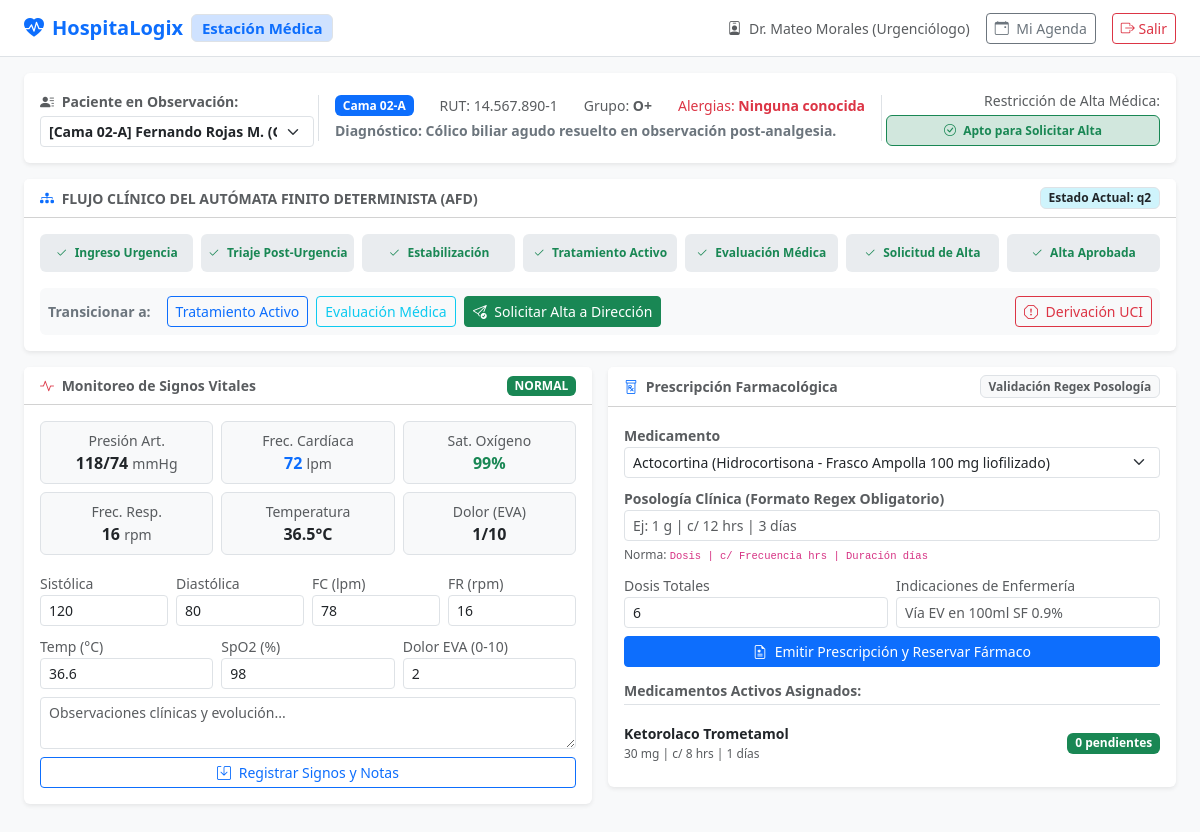
The app's page /backend-php/medico/dashboard.php (signed in) with its own data.
### tables this page shows
CREATE TABLE `pacientes_detalle` (
    `id` INT UNSIGNED AUTO_INCREMENT PRIMARY KEY,
    `usuario_id` INT UNSIGNED NOT NULL UNIQUE,
    `numero_cama` VARCHAR(20) NOT NULL,
    `diagnostico_ingreso` TEXT NOT NULL,
    `fecha_ingreso` DATETIME NOT NULL DEFAULT CURRENT_TIMESTAMP,
    `grupo_sanguineo` VARCHAR(10) DEFAULT 'O+',
    `alergias` VARCHAR(255) DEFAULT 'Ninguna conocida',
    `estado_automata` ENUM(
        'q0',
        'q1',
        'q2',
        'q3',
        'q4',
        'q5'
    ) NOT NULL DEFAULT 'q2',
    `medico_asignado_id` INT UNSIGNED NULL,
    `tiempo_estimado_alta` DATETIME NULL,
    CONSTRAINT `fk_pacientes_usuario` FOREIGN KEY (`usuario_id`) REFERENCES `usuarios` (`id`) ON DELETE CASCADE,
    CONSTRAINT `fk_pacientes_medico` FOREIGN KEY (`medico_asignado_id`) REFERENCES `usuarios` (`id`) ON DELETE SET NULL
);

CREATE TABLE `usuarios` (
    `id` INT UNSIGNED AUTO_INCREMENT PRIMARY KEY,
    `rol_id` INT UNSIGNED NOT NULL,
    `nombre_completo` VARCHAR(150) NOT NULL,
    `email` VARCHAR(120) NOT NULL UNIQUE,
    `password_hash` VARCHAR(255) NOT NULL,
    `rut_dni` VARCHAR(20) NOT NULL UNIQUE,
    `telefono` VARCHAR(25) NULL,
    `activo` TINYINT(1) DEFAULT 1,
    `creado_en` TIMESTAMP DEFAULT CURRENT_TIMESTAMP,
    `actualizado_en` TIMESTAMP DEFAULT CURRENT_TIMESTAMP ON UPDATE CURRENT_TIMESTAMP,
    CONSTRAINT `fk_usuarios_rol` FOREIGN KEY (`rol_id`) REFERENCES `roles` (`id`) ON DELETE RESTRICT
);

CREATE TABLE `signos_vitales` (
    `id` INT UNSIGNED AUTO_INCREMENT PRIMARY KEY,
    `paciente_id` INT UNSIGNED NOT NULL,
    `medico_o_enfermero_id` INT UNSIGNED NOT NULL,
    `presion_sistolica` INT NOT NULL,
    `presion_diastolica` INT NOT NULL,
    `frecuencia_cardiaca` INT NOT NULL,
    `frecuencia_respiratoria` INT NOT NULL,
    `temperatura` DECIMAL(4,1) NOT NULL,
    `saturacion_oxigeno` INT NOT NULL,
    `nivel_dolor_eva` TINYINT UNSIGNED DEFAULT 0,
    `estado_alerta` ENUM('NORMAL', 'ALERTA_MODERADA', 'ALERTA_CRITICA') NOT NULL DEFAULT 'NORMAL',
    `comentarios_clinicos` TEXT NULL,
    `fecha_toma` DATETIME NOT NULL DEFAULT CURRENT_TIMESTAMP,
    CONSTRAINT `fk_signos_paciente` FOREIGN KEY (`paciente_id`) REFERENCES `pacientes_detalle` (`id`) ON DELETE CASCADE,
    CONSTRAINT `fk_signos_responsable` FOREIGN KEY (`medico_o_enfermero_id`) REFERENCES `usuarios` (`id`) ON DELETE RESTRICT
);

CREATE TABLE `prescripciones` (
    `id` INT UNSIGNED AUTO_INCREMENT PRIMARY KEY,
    `paciente_id` INT UNSIGNED NOT NULL,
    `medico_id` INT UNSIGNED NOT NULL,
    `medicamento_id` INT UNSIGNED NOT NULL,
    `posologia_formato` VARCHAR(120) NOT NULL COMMENT 'Formato Regex: Dosis | Frecuencia | Duracion',
    `dosis_totales` INT NOT NULL DEFAULT 1,
    `dosis_administradas` INT NOT NULL DEFAULT 0,
    `dosis_pendientes` INT NOT NULL DEFAULT 1,
    `indicaciones_especiales` TEXT NULL,
    `estado` ENUM('ACTIVA', 'SUSPENDIDA', 'FINALIZADA') NOT NULL DEFAULT 'ACTIVA',
    `fecha_prescripcion` DATETIME NOT NULL DEFAULT CURRENT_TIMESTAMP,
    CONSTRAINT `fk_presc_paciente` FOREIGN KEY (`paciente_id`) REFERENCES `pacientes_detalle` (`id`) ON DELETE CASCADE,
    CONSTRAINT `fk_presc_medico` FOREIGN KEY (`medico_id`) REFERENCES `usuarios` (`id`) ON DELETE RESTRICT,
    CONSTRAINT `fk_presc_medicamento` FOREIGN KEY (`medicamento_id`) REFERENCES `medicamentos` (`id`) ON DELETE RESTRICT,
    CONSTRAINT `chk_dosis_pendientes_no_negativas` CHECK (`dosis_pendientes` >= 0)
);

CREATE TABLE `medicamentos` (
    `id` INT UNSIGNED AUTO_INCREMENT PRIMARY KEY,
    `codigo` VARCHAR(30) NOT NULL UNIQUE,
    `nombre_comercial` VARCHAR(120) NOT NULL,
    `principio_activo` VARCHAR(120) NOT NULL,
    `presentacion` VARCHAR(80) NOT NULL,
    `stock_minimo` INT NOT NULL DEFAULT 10,
    `creado_en` TIMESTAMP DEFAULT CURRENT_TIMESTAMP
);

### backend-php/medico/dashboard.php (the view, shortened to what the rows shown need)
<?php
$pdo = Database::getConnection();
$pacienteSeleccionadoId = isset($_GET['paciente_id']) ? (int) $_GET['paciente_id'] : 0;
$stmtPacientes = $pdo->query("
    SELECT p.id, p.numero_cama, p.diagnostico_ingreso, p.estado_automata, u.nombre_completo, u.rut_dni
    FROM pacientes_detalle p
    JOIN usuarios u ON p.usuario_id = u.id
    WHERE p.estado_automata != 'ALTA_APROBADA'
    ORDER BY p.numero_cama ASC
");
$todosPacientes = $stmtPacientes->fetchAll();
if ($pacienteSeleccionadoId === 0 && !empty($todosPacientes)) {
    $pacienteSeleccionadoId = (int) $todosPacientes[0]['id'];
}
$stmtCurPac = $pdo->prepare("
    SELECT p.*, u.nombre_completo, u.rut_dni, u.telefono
    FROM pacientes_detalle p
    JOIN usuarios u ON p.usuario_id = u.id
    WHERE p.id = ?
");
$stmtCurPac->execute([$pacienteSeleccionadoId]);
$pacienteActivo = $stmtCurPac->fetch();
$stmtUltSignos = $pdo->prepare("SELECT * FROM signos_vitales WHERE paciente_id = ? ORDER BY fecha_toma DESC LIMIT 5");
$stmtUltSignos->execute([$pacienteSeleccionadoId]);
$historialSignos = $stmtUltSignos->fetchAll();
$signoMasReciente = $historialSignos[0] ?? null;
$stmtPrescripciones = $pdo->prepare("
    SELECT pr.*, m.nombre_comercial, m.principio_activo, m.presentacion
    FROM prescripciones pr
    JOIN medicamentos m ON pr.medicamento_id = m.id
    WHERE pr.paciente_id = ?
    ORDER BY pr.fecha_prescripcion DESC
");
$stmtPrescripciones->execute([$pacienteSeleccionadoId]);
$prescripcionesPaciente = $stmtPrescripciones->fetchAll();
?>
<!DOCTYPE html>
<html lang="es">
<head>
    <link href="https://cdn.jsdelivr.net/npm/bootstrap@5.3.3/dist/css/bootstrap.min.css" rel="stylesheet">
    <link rel="stylesheet" href="https://cdn.jsdelivr.net/npm/bootstrap-icons@1.11.3/font/bootstrap-icons.min.css">
</head>
<body class="bg-light">
<div class="container-fluid px-4 py-3">
    <div class="card border-0 shadow-sm p-3 mb-3 bg-white">
        <div class="row align-items-center g-2">
            <div class="col-md-6 border-start border-end px-3">
                <div class="d-flex justify-content-between align-items-center mb-1">
                    <span class="badge bg-primary"><?= htmlspecialchars($pacienteActivo['numero_cama']) ?></span>
                    <span class="small text-muted">RUT: <?= htmlspecialchars($pacienteActivo['rut_dni']) ?></span>
                    <span class="small text-muted">Grupo: <strong><?= htmlspecialchars($pacienteActivo['grupo_sanguineo']) ?></strong></span>
                    <span class="small text-danger">Alergias: <strong><?= htmlspecialchars($pacienteActivo['alergias']) ?></strong></span>
                </div>
                <div class="small fw-semibold text-truncate text-secondary">
                    Diagnóstico: <?= htmlspecialchars($pacienteActivo['diagnostico_ingreso']) ?>
                </div>
            </div>
        </div>
    </div>
    <div class="card border-0 shadow-sm mb-3">
        <div class="card-header bg-white py-2 d-flex justify-content-between align-items-center">
            <span class="small fw-bold text-uppercase text-muted"><i class="bi bi-diagram-3-fill text-primary me-1"></i> Flujo Clínico del Autómata Finito Determinista (AFD)</span>
            <span class="badge bg-info-subtle text-dark border">Estado Actual: <?= htmlspecialchars($pacienteActivo['estado_automata']) ?></span>
        </div>
    </div>
    <div class="row g-3">
        <div class="col-lg-6">
            <div class="card border-0 shadow-sm mb-3">
                <div class="card-header bg-white py-2 d-flex justify-content-between align-items-center">
                    <span class="fw-bold small text-muted"><i class="bi bi-activity text-danger me-1"></i> Monitoreo de Signos Vitales</span>
                    <?php if ($signoMasReciente): ?>
                        <span class="badge <?= $signoMasReciente['estado_alerta'] === 'NORMAL' ? 'bg-success' : 'bg-danger' ?>">
                            <?= $signoMasReciente['estado_alerta'] ?>
                        </span>
                    <?php endif; ?>
                </div>
                <div class="card-body p-3">
                    <?php if ($signoMasReciente): ?>
                        <div class="row text-center g-2 mb-3">
                            <div class="col-4">
                                <div class="p-2 border rounded bg-light">
                                    <small class="text-muted d-block">Presión Art.</small>
                                    <strong class="tabular-nums fs-6"><?= $signoMasReciente['presion_sistolica'] ?>/<?= $signoMasReciente['presion_diastolica'] ?></strong> <small class="text-muted">mmHg</small>
                                </div>
                            </div>
                            <div class="col-4">
                                <div class="p-2 border rounded bg-light">
                                    <small class="text-muted d-block">Frec. Cardíaca</small>
                                    <strong class="tabular-nums fs-6 <?= $signoMasReciente['frecuencia_cardiaca'] > 100 ? 'text-danger' : 'text-primary' ?>"><?= $signoMasReciente['frecuencia_cardiaca'] ?></strong> <small class="text-muted">lpm</small>
                                </div>
                            </div>
                            <div class="col-4">
                                <div class="p-2 border rounded bg-light">
                                    <small class="text-muted d-block">Sat. Oxígeno</small>
                                    <strong class="tabular-nums fs-6 <?= $signoMasReciente['saturacion_oxigeno'] < 94 ? 'text-danger' : 'text-success' ?>"><?= $signoMasReciente['saturacion_oxigeno'] ?>%</strong>
                                </div>
                            </div>
                            <div class="col-4">
                                <div class="p-2 border rounded bg-light">
                                    <small class="text-muted d-block">Frec. Resp.</small>
                                    <strong class="tabular-nums fs-6"><?= $signoMasReciente['frecuencia_respiratoria'] ?></strong> <small class="text-muted">rpm</small>
                                </div>
                            </div>
                            <div class="col-4">
                                <div class="p-2 border rounded bg-light">
                                    <small class="text-muted d-block">Temperatura</small>
                                    <strong class="tabular-nums fs-6 <?= $signoMasReciente['temperatura'] >= 38 ? 'text-danger' : '' ?>"><?= $signoMasReciente['temperatura'] ?>°C</strong>
                                </div>
                            </div>
                            <div class="col-4">
                                <div class="p-2 border rounded bg-light">
                                    <small class="text-muted d-block">Dolor (EVA)</small>
                                    <strong class="tabular-nums fs-6"><?= $signoMasReciente['nivel_dolor_eva'] ?>/10</strong>
                                </div>
                            </div>
                        </div>
                    <?php endif; ?>
                </div>
            </div>
        </div>
        <div class="col-lg-6">
            <div class="card border-0 shadow-sm mb-3">
                <div class="card-body p-3">
                    <?php if (empty($prescripcionesPaciente)): ?>
                        <p class="small text-muted mb-0">Sin prescripciones vigentes.</p>
                    <?php else: ?>
                        <div class="list-group list-group-flush">
                            <?php foreach ($prescripcionesPaciente as $pr): ?>
                                <div class="list-group-item px-0 py-2 d-flex justify-content-between align-items-center">
                                    <div>
                                        <strong class="small"><?= htmlspecialchars($pr['nombre_comercial']) ?></strong>
                                        <div class="text-muted" style="font-size: 0.75rem;"><?= htmlspecialchars($pr['posologia_formato']) ?></div>
                                    </div>
                                    <div class="text-end">
                                        <span class="badge <?= $pr['dosis_pendientes'] > 0 ? 'bg-warning text-dark' : 'bg-success' ?>">
                                            <?= $pr['dosis_pendientes'] ?> pendientes
                                        </span>
                                    </div>
                                </div>
                            <?php endforeach; ?>
                        </div>
                    <?php endif; ?>
                </div>
            </div>
        </div>
    </div>
</div>
</body>
</html>

### records on screen
pacientes_detalle: numero_cama "Cama 02-A", usuario.rut_dni "14.567.890-1", grupo_sanguineo "O+", alergias "Ninguna conocida", diagnostico_ingreso "Cólico biliar agudo resuelto en observación post-analgesia.", estado_automata "q2"
signos_vitales: estado_alerta "NORMAL", presion_sistolica "118", presion_diastolica "74", frecuencia_cardiaca "72", saturacion_oxigeno "99", frecuencia_respiratoria "16", temperatura "36.5", nivel_dolor_eva "1"
prescripciones: medicamento.nombre_comercial "Ketorolaco Trometamol", posologia_formato "30 mg | c/ 8 hrs | 1 días", dosis_pendientes "0"

### other values on screen
$_SESSION['nombre_completo'] "Dr. Mateo Morales (Urgenciólogo)"
$etiqueta "Ingreso Urgencia"
$etiqueta "Triaje Post-Urgencia"
$etiqueta "Estabilización"
$etiqueta "Tratamiento Activo"
$etiqueta "Evaluación Médica"
$etiqueta "Solicitud de Alta"
$etiqueta "Alta Aprobada"
form field medicamento_id "Actocortina (Hidrocortisona - Frasco Ampolla 100 mg liofilizado)"
